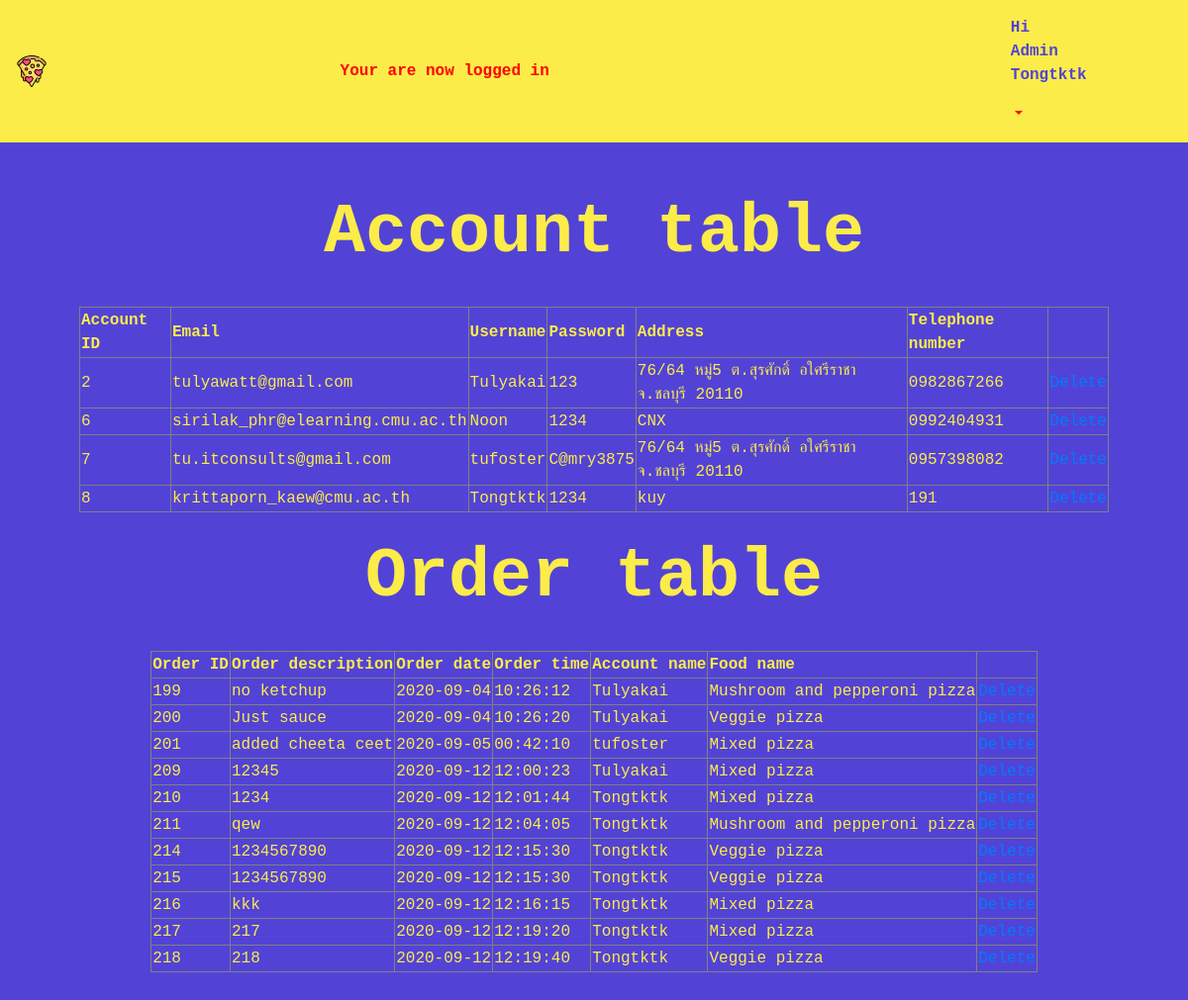
/admin_page.php (signed in), run on the app's committed database.
### tables this page shows
CREATE TABLE `accounts` (
  `Account_ID` int(11) NOT NULL,
  `email` varchar(100) NOT NULL,
  `username` varchar(20) NOT NULL,
  `password` varchar(20) NOT NULL,
  `address` varchar(200) NOT NULL,
  `tel_num` varchar(15) NOT NULL
);

CREATE TABLE `orders` (
  `Order_ID` int(11) NOT NULL,
  `Order_description` varchar(200) DEFAULT NULL,
  `Order_date` date NOT NULL DEFAULT current_timestamp(),
  `Order_time` time NOT NULL DEFAULT current_timestamp(),
  `Account_ID` int(11) DEFAULT NULL,
  `Food_ID` int(11) DEFAULT NULL
);

CREATE TABLE `foods` (
  `Food_ID` int(11) NOT NULL,
  `Food_type` varchar(50) NOT NULL
);

### admin_page.php (the view, shortened to what this page needs)
<!doctype html>
<html lang="en">
<head>
    <link rel="stylesheet" href="https://maxcdn.bootstrapcdn.com/bootstrap/4.0.0/css/bootstrap.min.css"
>
    <link rel="stylesheet" href="history_and_update.css">
</head>
<body data-spy="scroll" data-target=".navbar" data-offset="20">
    <nav class="navbar navbar-expand-lg sticky-top">
        <a class="navbar-brand" href="#">
            <?php
                $imgUrl = "assets/pizza.png";
            ?>
            <img src="<?= $imgUrl; ?>" />
        </a>
        <div class="collapse navbar-collapse" id="navbarSupportedContent">
            <?php if (isset($_SESSION['success'])) : ?>
            <div class="success">
                <a style="color:red; margin-right:450px;">
                    <?php
                            echo $_SESSION['success'];
                        ?>
                </a>
            </div>
            <?php endif ?>
            <div class="nav-item dropdown" style="margin-right: 8%; width:8%; height:auto;">
                <a class="nav-link dropdown-toggle" href="#" id="navbarDropdown" role="button" data-toggle="dropdown"
                    aria-haspopup="true" aria-expanded="false" style="color:red;">
                    <p style="color: #5243d6;">Hi Admin <strong>
                            <?php echo $_SESSION['name']; ?></strong>
                    </p>
                </a>
            </div>
        </div>
    </nav>
    <section class="container">
        <center>
            <h1 style="font-size: 70px; font-weight:bold;">Account table</h1>
            <?php
        $con = mysqli_connect('localhost','root','','yuzu pizza');
        $result = mysqli_query($con, "SELECT * FROM accounts");
        echo "<table border='1px' padding='10px'>
        <tr>
            <th>Account ID</th>
            <th>Email</th>
            <th>Username</th>
            <th>Password</th>
            <th>Address</th>
            <th>Telephone number</th>
            <th></th>
        </tr>";
        while($row = mysqli_fetch_array($result)) {
            echo "<tr>";
            echo "<td>" . $row['Account_ID'] . "</td>";
            echo "<td>" . $row['email'] . "</td>";
            echo "<td>" . $row['username'] . "</td>";
            echo "<td>" . $row['password'] . "</td>";
            echo "<td>" . $row['address'] . "</td>";
            echo "<td>" . $row['tel_num'] . "</td>";
            echo "<td><a href='userdel.php?Account_ID=$row[Account_ID]'>Delete</a></td>";
            echo "</tr>";
        }
        echo "</table>";
        ?>
            <h1 style="font-size: 70px; font-weight:bold;">Order table</h1>
            <?php
        $result = mysqli_query($con, "SELECT * FROM orders INNER JOIN accounts ON orders.Account_ID = accounts.Account_ID INNER JOIN foods ON orders.Food_ID = foods.Food_ID ORDER BY Order_ID ASC");
        echo "<table border='1px'>
        <tr>
            <th>Order ID</th>
            <th>Order description</th>
            <th>Order date</th>
            <th>Order time</th>
            <th>Account name</th>
            <th>Food name</th>
            <th></th>
        </tr>";
        while($row = mysqli_fetch_array($result)) {
            echo "<tr>";
            echo "<td>" . $row['Order_ID'] . "</td>";
            echo "<td>" . $row['Order_description'] . "</td>";
            echo "<td>" . $row['Order_date'] . "</td>";
            echo "<td>" . $row['Order_time'] . "</td>";
            echo "<td>" . $row['username'] . "</td>";
            echo "<td>" . $row['Food_type'] . "</td>";
            echo "<td><a href='userdel.php?Order_ID=$row[Order_ID]'>Delete</a></td>";
            echo "</tr>";
        }
        echo "</table>";
        ?>
        </center>
    </section>
</body>
</html>

### history_and_update.css (style rules this page uses)
html { scroll-behavior: smooth; }
body { background-color:#5243d6; font-family: 'Courier New', Courier, monospace; color: #fcec49; }
nav { background-color:#fcec49; font-weight: bold; }
.container { padding: 50px ; }

### data on the page
accounts: Account_ID "2", email "tulyawatt@gmail.com", username "Tulyakai", password "123", address "76/64 หมู่5 ต.สุรศักดิ์ อใศรีราชา จ.ชลบุรี 20110", tel_num "0982867266"
accounts: Account_ID "6", email "sirilak_phr@elearning.cmu.ac.th", username "Noon", password "1234", address "CNX", tel_num "0992404931"
accounts: Account_ID "7", email "tu.itconsults@gmail.com", username "tufoster", password "C@mry3875", address "76/64 หมู่5 ต.สุรศักดิ์ อใศรีราชา จ.ชลบุรี 20110", tel_num "0957398082"
accounts: Account_ID "8", email "krittaporn_kaew@cmu.ac.th", username "Tongtktk", password "1234", address "kuy", tel_num "191"
orders: Order_ID "199", Order_description "no ketchup", Order_date "2020-09-04", Order_time "10:26:12", Account_ID.username "Tulyakai", Food_ID.Food_type "Mushroom and pepperoni pizza"
orders: Order_ID "200", Order_description "Just sauce", Order_date "2020-09-04", Order_time "10:26:20", Account_ID.username "Tulyakai", Food_ID.Food_type "Veggie pizza"
orders: Order_ID "201", Order_description "added cheeta ceet", Order_date "2020-09-05", Order_time "00:42:10", Account_ID.username "tufoster", Food_ID.Food_type "Mixed pizza"
orders: Order_ID "209", Order_description "12345", Order_date "2020-09-12", Order_time "12:00:23", Account_ID.username "Tulyakai", Food_ID.Food_type "Mixed pizza"
orders: Order_ID "210", Order_description "1234", Order_date "2020-09-12", Order_time "12:01:44", Account_ID.username "Tongtktk", Food_ID.Food_type "Mixed pizza"
orders: Order_ID "211", Order_description "qew", Order_date "2020-09-12", Order_time "12:04:05", Account_ID.username "Tongtktk", Food_ID.Food_type "Mushroom and pepperoni pizza"
orders: Order_ID "214", Order_description "1234567890", Order_date "2020-09-12", Order_time "12:15:30", Account_ID.username "Tongtktk", Food_ID.Food_type "Veggie pizza"
orders: Order_ID "215", Order_description "1234567890", Order_date "2020-09-12", Order_time "12:15:30", Account_ID.username "Tongtktk", Food_ID.Food_type "Veggie pizza"
orders: Order_ID "216", Order_description "kkk", Order_date "2020-09-12", Order_time "12:16:15", Account_ID.username "Tongtktk", Food_ID.Food_type "Mixed pizza"
orders: Order_ID "217", Order_description "217", Order_date "2020-09-12", Order_time "12:19:20", Account_ID.username "Tongtktk", Food_ID.Food_type "Mixed pizza"
orders: Order_ID "218", Order_description "218", Order_date "2020-09-12", Order_time "12:19:40", Account_ID.username "Tongtktk", Food_ID.Food_type "Veggie pizza"

### other printed values
$_SESSION['success'] "Your are now logged in"
$_SESSION['name'] "Tongtktk"
